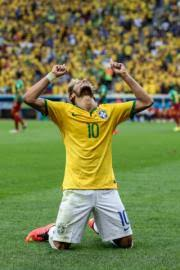
%> input picture MatlabScripts/neymar.jpg, 180 x 270 px
$ octave AddImages.m   (GNU Octave 9; MATLAB toolbox functions it lacks are replaced by stand-ins)
%> lines starting %> are read from the running program, lines starting %| are printed output that depends on the picture
I = imread('neymar.jpg');
%> I is the input picture: size 270x180x3 uint8; mean R, G, B 117.6, 127, 74.3
J = imread('zidane.jpg');
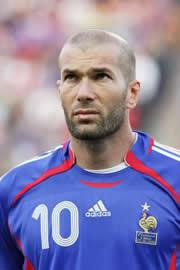
%> input picture MatlabScripts/zidane.jpg, 180 x 270 px
%> J is the input picture: size 270x180x3 uint8; mean R, G, B 140.1, 130.9, 165.1
K = imadd(I,J);
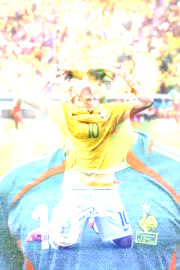
%> K: size 270x180x3 uint8; mean R, G, B 223.2, 231.7, 220.7
imshow(K)
